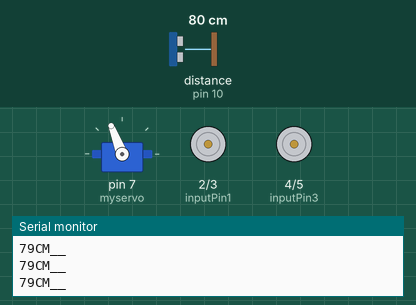
Recording of a sketch running on a simulated Arduino Uno, built with avr-gcc and run on an emulated ATmega328P. On the bench: servo, motor-driver pin pairs drawn as motors (green arrow = first pin HIGH = forward, orange = second pin HIGH = backward, longer = more drive), the last lines printed to the serial monitor. Wiring (inferred from the names in the program): ultrasonic range finder: trigger pin 9; echo pin 10. The test bench sets the inputs (shaded band); at power-on: distance to the obstacle (sensor on pin 10) 80 cm. The echo pulse lasts 58.3 µs per cm.

Above: at 1.2 s.
1.3 s: distance to the obstacle (sensor on pin 10) set to 2 cm
At 2.0 s:
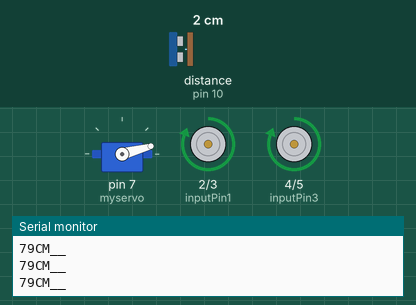
4.3 s: distance to the obstacle (sensor on pin 10) set to 299 cm
At 6.34 s:
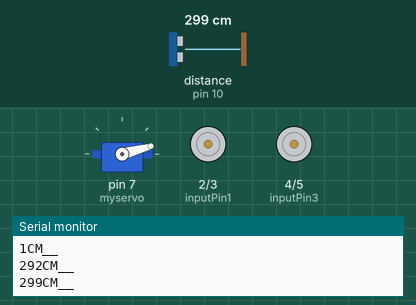
7.3 s: distance to the obstacle (sensor on pin 10) set to 4 cm
At 8.45 s:
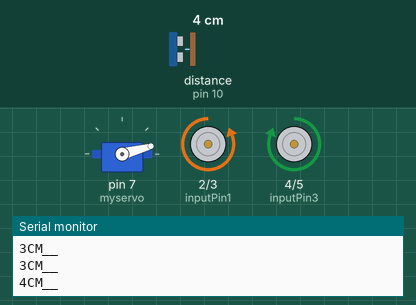
10.3 s: distance to the obstacle (sensor on pin 10) set to 35 cm
13.3 s: distance to the obstacle (sensor on pin 10) set to 9 cm
Timing chart, 0 to 17.3 s (numbered marks = the images above; inputs shaded):
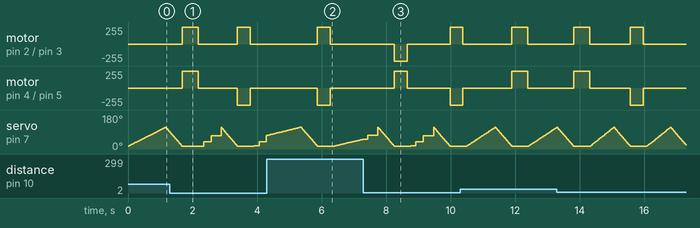

Measured:
- by itself, motor on pin 2 (inputPin1) / pin 3 (inputPin2): alternates forward 255/255 for 0.45 s and stopped for 1.3 s

The sketch:

amrit_assistance.ino
```cpp
#include <Servo.h>
Servo myservo;
int pos = 0;

int trigPin = 9;
int echoPin = 10;
int l=100;
int l2=100;
int l3=100;
int g,g2,g3;
int a,a2,a3,t,n;

//motor a
const int inputPin1  = 2;    // Pin 15 of L293D IC
const int inputPin2  = 3;    // Pin 10 of L293D IC
//Motor B
const int inputPin3  = 4;   // Pin  7 of L293D IC
const int inputPin4  = 5;   // Pin  2 of L293D IC
void setup() {
  Serial.begin(9600);

   myservo.attach(7);

   pinMode(trigPin, OUTPUT);
  pinMode(echoPin, INPUT);

pinMode(inputPin1, OUTPUT);
   pinMode(inputPin2, OUTPUT);
   pinMode(inputPin3, OUTPUT);
    pinMode(inputPin4, OUTPUT);

}
void loop() {
 int c=0;
l=100;
l2=100;
l3=100;
g=0;
g2=0;
g3=0;
a=0;
a2=0;
a3=0;
n=0;
t=0;

for (pos = 15; pos <= 38; pos += 1)
{
   myservo.write(pos);
    delay(5);
     long duration, distance;
  digitalWrite(trigPin,HIGH);
  delayMicroseconds(1000);
  digitalWrite(trigPin, LOW);
  duration=pulseIn(echoPin, HIGH);
  distance =(duration/2)/29.1;
  if(distance<l)
  l=distance;
  if(distance>g)
  g=distance;
  t+=distance;
  n+=1;
  }
  a=t/n;
  Serial.print(l);
  Serial.println("CM__");
  Serial.print(a);
  Serial.println("CM__");
  Serial.print(g);
  Serial.println("CM__");
  n=0;
  t=0;
  for (pos = 38; pos <= 71; pos += 1)
{
   myservo.write(pos);
    delay(5);
     long duration, distance;
  digitalWrite(trigPin,HIGH);
  delayMicroseconds(1000);
  digitalWrite(trigPin, LOW);
  duration=pulseIn(echoPin, HIGH);
  distance =(duration/2)/29.1;
  if(distance<l2)
  l2=distance;
  if(distance>g2)
  g2=distance;
  t+=distance;
  n+=1;
  }
  a2=t/n;
  Serial.print(l2);
  Serial.println("CM__");
  Serial.print(a2);
  Serial.println("CM__");
  Serial.print(g2);
  Serial.println("CM__");
  n=0;
  t=0;
  for (pos = 71; pos <= 115; pos += 1)
{
   myservo.write(pos);
    delay(5);
     long duration, distance;
  digitalWrite(trigPin,HIGH);
  delayMicroseconds(1000);
  digitalWrite(trigPin, LOW);
  duration=pulseIn(echoPin, HIGH);
  distance =(duration/2)/29.1;
  if(distance<l3)
  l3=distance;
  if(distance>g3)
  g3=distance;
  t+=distance;
  n+=1;
  }
a3=t/n;
  Serial.print(l3);
  Serial.println("CM__");
  Serial.print(a3);
  Serial.println("CM__");
  Serial.print(g3);
  Serial.println("CM__");

  for (pos = 115; pos >= 15; pos -= 1) {
    myservo.write(pos);
    delay(5);
  }

if(l<20)
{
 c+=1;
 digitalWrite(inputPin1, HIGH);
     digitalWrite(inputPin4, HIGH);
                delay(400);
      digitalWrite(inputPin1, LOW);
     digitalWrite(inputPin4, LOW);
    delay(100);

}
else if(l3<=20)
{    c+=1;
  digitalWrite(inputPin3, HIGH);
     digitalWrite(inputPin2, HIGH);
                delay(400);
      digitalWrite(inputPin2, LOW);
      digitalWrite(inputPin3, LOW);
       delay(100);
        }
else
 { digitalWrite(inputPin1, HIGH);
     digitalWrite(inputPin3, HIGH);
                delay(500);
      digitalWrite(inputPin1, LOW);
      digitalWrite(inputPin3, LOW);
       // delay(500);
 }
 Serial.print(c);
 Serial.print("------------------------ONE CLCLE IS COMPLET----------------------------");

        }
```
